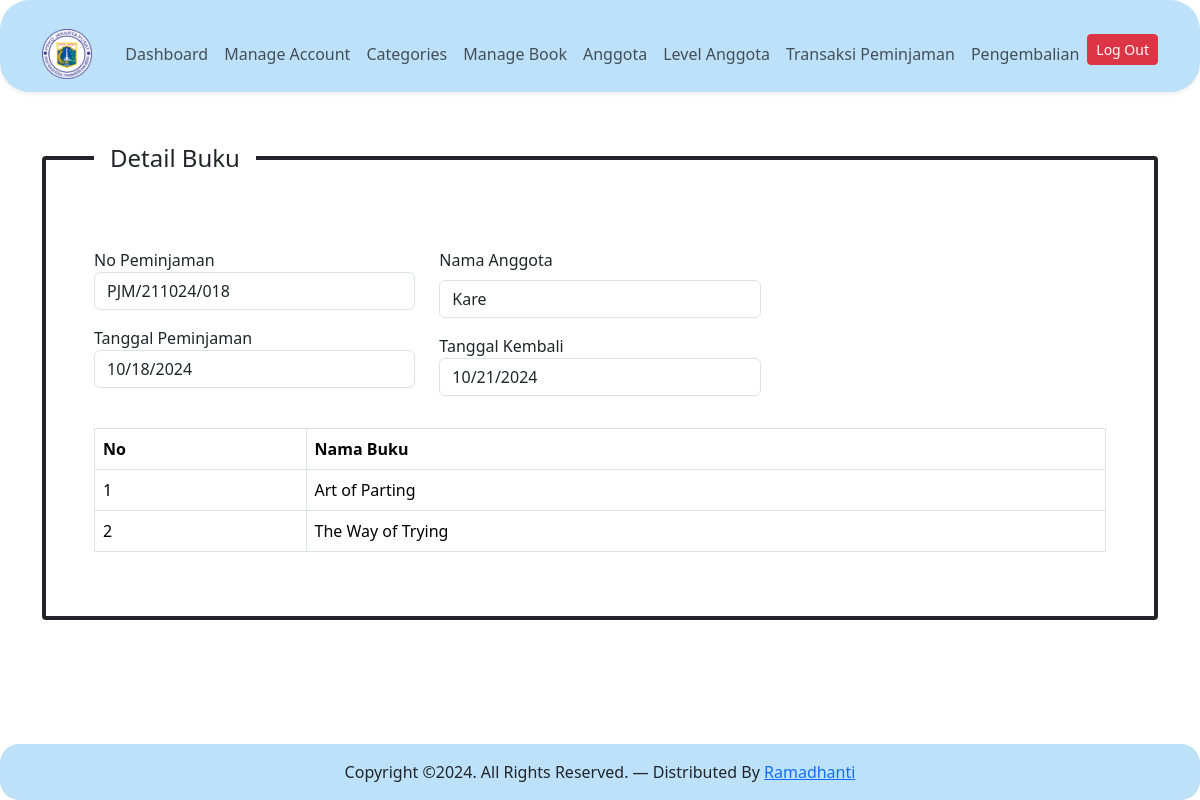
Screenshot of /controler/index.php?pg=tambah_pinjam&detail=18 (signed in) with the database file from the repository.
### tables this page shows
CREATE TABLE `peminjaman` (
  `id` int(11) NOT NULL,
  `id_anggota` int(11) NOT NULL,
  `kode_buku` varchar(50) NOT NULL,
  `tgl_pinjam` date NOT NULL,
  `tgl_kembali` date NOT NULL,
  `status` varchar(20) NOT NULL,
  `created_at` timestamp NOT NULL DEFAULT current_timestamp(),
  `updated_at` timestamp NOT NULL DEFAULT current_timestamp() ON UPDATE current_timestamp(),
  `deleted_at` tinyint(1) NOT NULL DEFAULT 0
);

CREATE TABLE `anggota` (
  `id` int(11) NOT NULL,
  `nama_anggota` varchar(50) NOT NULL,
  `telepon` varchar(16) NOT NULL,
  `email` varchar(50) NOT NULL,
  `alamat` text NOT NULL
);

CREATE TABLE `detail_peminjaman` (
  `id` int(11) NOT NULL,
  `id_peminjaman` int(11) NOT NULL,
  `id_buku` int(11) NOT NULL
);

CREATE TABLE `books` (
  `id` int(11) NOT NULL,
  `id_kategori` int(11) NOT NULL,
  `nama_buku` varchar(50) NOT NULL,
  `penerbit` varchar(50) NOT NULL,
  `tahun` varchar(10) NOT NULL,
  `pengarang` varchar(50) NOT NULL,
  `created_at` timestamp NOT NULL DEFAULT current_timestamp(),
  `updated_at` timestamp NOT NULL DEFAULT current_timestamp() ON UPDATE current_timestamp()
);

### content/tambah_pinjam.php (the view, shortened to what this page needs)
<?php
$id = isset($_GET['detail']) ? $_GET['detail'] : '';
$detailAnggota = mysqli_query($koneksi, "SELECT anggota.nama_anggota, peminjaman.* FROM  peminjaman LEFT JOIN anggota ON anggota.id = peminjaman.id_anggota WHERE peminjaman.id= '$id'");
$rowDetail = mysqli_fetch_assoc($detailAnggota);
$queryDetailPinjam = mysqli_query($koneksi, "SELECT books.nama_buku, detail_peminjaman.* FROM detail_peminjaman LEFT JOIN books ON books.id = detail_peminjaman.id_buku WHERE id_peminjaman = '$id'");
$queryAnggota = mysqli_query($koneksi, "SELECT * FROM anggota");
$queryKodePm =  mysqli_query($koneksi, "SELECT MAX(id) AS id_pinjam FROM peminjaman");
$rowPinjam = mysqli_fetch_assoc($queryKodePm);
$id_pinjam = $rowPinjam['id_pinjam'];
$id_pinjam++;
$kode_pinjam = "PJM/" . date('dmy') . "/" . sprintf("%03s", $id_pinjam);
?>
<div class="container mt-4 mb-3">
    <fieldset class="border rounded-1 p-5 border border border-4 border border-dark">
        <legend class="float-none w-auto px-3"><?php echo isset($_GET['detail']) ? 'Detail' : 'Tambah' ?> Buku</legend>
        <form action="" method="post">
            <div class="mb-3 row">
                <div class="col-sm-4">
                    <div class="mb-3">
                        <label for="">No Peminjaman</label>
                        <input type="text" id="kode_pinjam" class="form-control" name="kode_buku" value="<?php echo isset($_GET['detail']) ? $rowDetail['kode_buku'] : $kode_pinjam ?>" readonly>
                    </div>
                    <div class="mb-3">
                        <label for="">Tanggal Peminjaman</label>
                        <input required type="date" class="form-control" name="tgl_pinjam" value="<?php echo isset($_GET['detail']) ? $rowDetail['tgl_pinjam'] : '' ?>" <?php echo isset($_GET['detail']) ? 'readonly' : '' ?>>
                    </div>
                </div>
                <div class="col-sm-4">
                    <div class="mb-3">
                        <label for="" class="form-label">Nama Anggota</label>
                        <?php if (!isset($_GET['detail'])): ?>
                            <select required name="id_anggota" id="" class="form-control">
                                <option value="">Pilih Anggota</option>
                                <?php while ($rowAnggota = mysqli_fetch_assoc($queryAnggota)): ?>
                                    <option value="<?php echo $rowAnggota['id'] ?>"> <?php echo $rowAnggota['nama_anggota']; ?>
                                    </option>
                                <?php endwhile ?>
                            </select>
                        <?php else: ?>
                            <input type="text" class="form-control" value="<?php echo $rowDetail['nama_anggota'] ?>" readonly>
                        <?php endif ?>
                    </div>
                    <div class="mb-3">
                        <label for="">Tanggal Kembali</label>
                        <input required type="date" class="form-control" name="tgl_kembali" value="<?php echo isset($_GET['detail']) ? $rowDetail['tgl_kembali'] : '' ?>" <?php echo isset($_GET['detail']) ? 'readonly' : '' ?>>
                    </div>
                </div>
            </div>
            <?php if (isset($_GET['detail'])): ?>
                <table class="table table-bordered">
                    <thead>
                        <tr>
                            <th>No</th>
                            <th>Nama Buku</th>
                        </tr>
                    </thead>
                    <tbody>
                        <?php $no = 1; ?>
                        <?php while ($rowDetailPeminjaman = mysqli_fetch_assoc($queryDetailPinjam)): ?>
                            <tr>
                                <td><?php echo $no++; ?></td>
                                <td><?php echo $rowDetailPeminjaman['nama_buku'] ?></td>
                            </tr>
                        <?php endwhile ?>
                    </tbody>
                </table>
            <?php endif ?>
        </form>
    </fieldset>
</div>

### rows the page displays
peminjaman: kode_buku "PJM/211024/018", tgl_pinjam "10/18/2024", id_anggota.nama_anggota "Kare", tgl_kembali "10/21/2024"
detail_peminjaman: books.nama_buku "Art of Parting"
detail_peminjaman: books.nama_buku "The Way of Trying"
